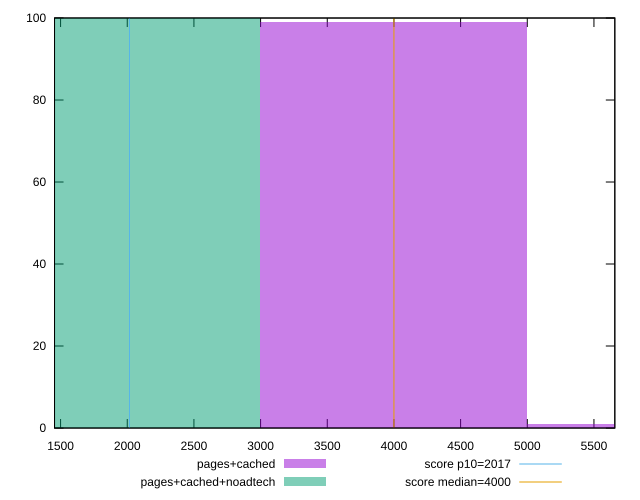

Here is the gnuplot script that generated this plot:
reset

$pagesCached <<EOF
3996.5602593902577 99
5994.840389085386 1
EOF

$pagesCachedNoadtech <<EOF
1998.2801296951288 100
EOF

set key outside below
set boxwidth 1998.2801296951288
set xrange [1454.6440000000011:5656.6159999999945]
set yrange [0:100]
set trange [0:100]
set style fill transparent solid 0.5 noborder

set parametric
set terminal svg size 640, 500 enhanced background rgb 'white'
set output "report_00009_2021-02-08T22-37-41.559Z/mainthread-work-breakdown/comparison/histogram/1_vs_2.svg"

plot $pagesCached title "pages+cached" with boxes, \
     $pagesCachedNoadtech title "pages+cached+noadtech" with boxes, \
     2017,t title "score p10=2017", \
     4000,t title "score median=4000"

reset
